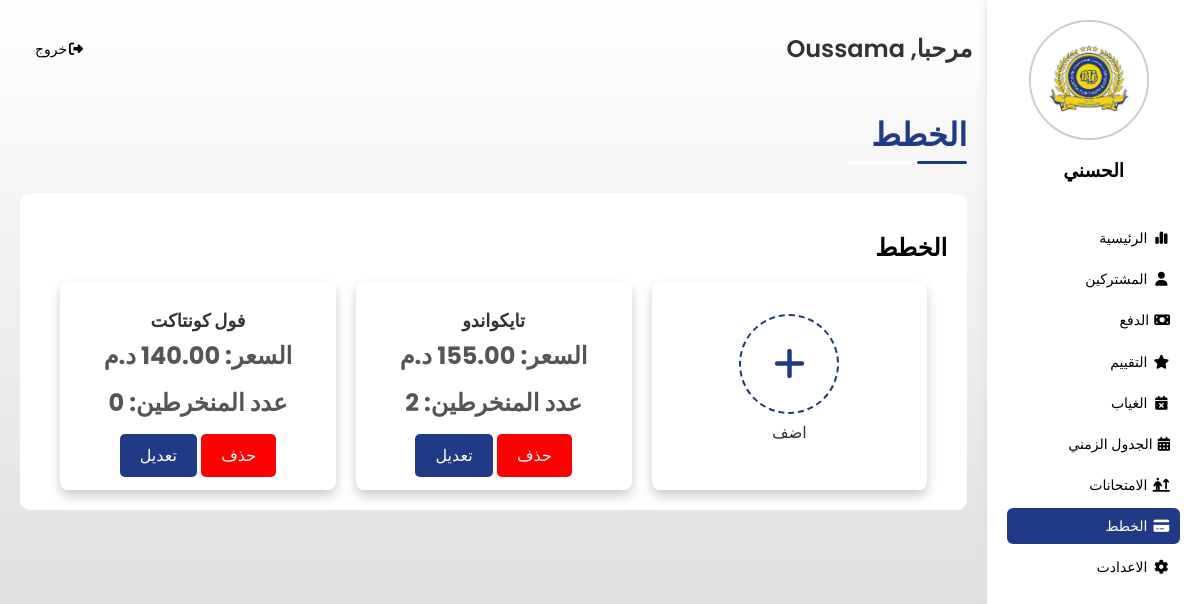
Page /assets/admin/plans.php (signed in) on the earlier database version.
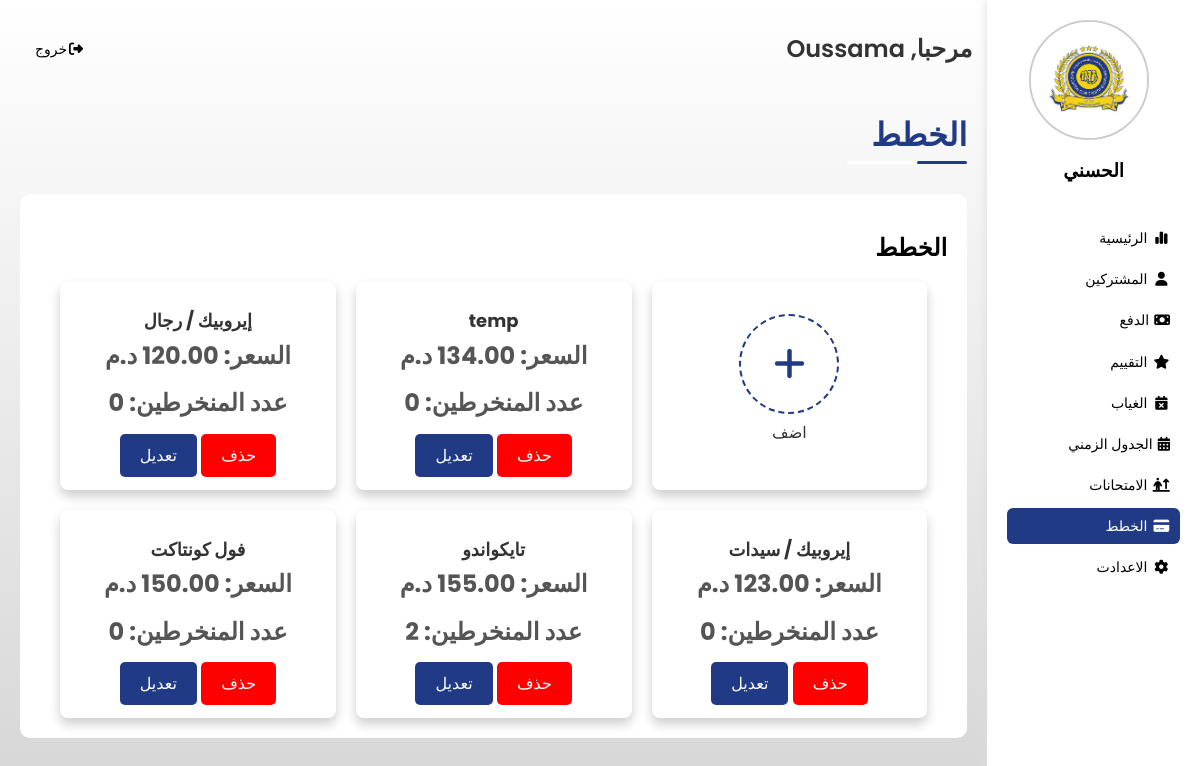
Same page on the later database version.
### tables this page shows
CREATE TABLE `plans` (
  `id` int(11) NOT NULL,
  `name` varchar(255) NOT NULL,
  `price` decimal(10,2) NOT NULL,
  `created_at` date NOT NULL DEFAULT current_timestamp(),
  `description` varchar(500) DEFAULT NULL,
  `assurance` decimal(10,2) DEFAULT NULL,
  `adherence` decimal(10,2) DEFAULT NULL
);

### assets/admin/plans.php (the view, shortened to what this page needs)
<!DOCTYPE html>
<?php
require '../php/db_connection.php';
$sql = "SELECT plans.*, COUNT(adherents.identifier) AS adherents_count
        FROM plans
        LEFT JOIN adherents ON adherents.type = plans.name
        GROUP BY plans.name";
$result = $conn->query($sql);
$plans = [];
if ($result->num_rows > 0)
    $plans = $result->fetch_all(MYSQLI_ASSOC);
?>
<html lang="en">
<head>
    <link rel="stylesheet" href="../css/framework.css">
    <link rel="stylesheet" href="../css/dashbord.css">
    <link rel="stylesheet" href="../css/normalize.css" />
    <link rel="stylesheet" href="../css/all.min.css" />
</head>
<body dir="rtl">
    <div class="page d-flex">
        <?php require 'sidebar.php'; ?>
        <div class="content w-full">
            <?php require 'header.php'; ?>
            <h1 class="p-relative">الخطط</h1>
            <div class="profile-container m-20 bg-fff rad-10">
                <div class="p-20 mb-20" dir="rtl">
                    <h2>الخطط</h2>
                    <div class="wrapper d-grid gap-20">
                        <div class="add-card cards rad-6 p-20 p-relative txt-c" id="add-button">
                            <div class="add-content">
                                <div class="circle-dashed">
                                    <i class="fa-solid fa-plus"></i>
                                </div>
                                <p class="mt-10 color-333">اضف</p>
                            </div>
                        </div>
                        <?php foreach ($plans as $plan) : ?>
                            <div class="cards rad-10 txt-c-mobile block-mobile">
                                <div class="card-content">
                                    <h3 class="mt-5"><?php echo htmlspecialchars($plan['name']); ?></h3>
                                    <p class="value">السعر: <?php echo htmlspecialchars($plan['price']); ?> د.م</p>
                                    <p class="value">عدد المنخرطين: <?php echo htmlspecialchars($plan['adherents_count']); ?></p>
                                    <div class="action-buttons">
                                        <a href="#" onclick="confirmDelete('<?php echo htmlspecialchars($plan['id']); ?>')" class="btn-shape bg-f00 p-10">حذف</a>
                                        <a href="#" onclick="openEditModal('<?php echo htmlspecialchars($plan['id']); ?>', '<?php echo htmlspecialchars($plan['price']); ?>', '<?php echo htmlspecialchars($plan['description']); ?>', '<?php echo htmlspecialchars($plan['assurance']); ?>', '<?php echo htmlspecialchars($plan['adherence']); ?>')" class="btn-shape bg-c-60 p-10">تعديل</a>
                                    </div>
                                </div>
                            </div>
                        <?php endforeach; ?>
                    </div>
                </div>
            </div>
        </div>
    </div>
</body>
</html>

### assets/admin/sidebar.php
<?php
$current_page = basename($_SERVER['PHP_SELF']);
require "../php/db_connection.php";
$sql = "SELECT logo, club_name from admin";
$res = $conn->query($sql);
$row = $res->fetch_assoc();
?>
<div class="sidebar bg-fff p-20 p-relative">
    <div class="profile-header">
        <img src="../images/<?php echo $row['logo'];?>" alt="Image de Profil" class="profile-image m-0 mr-10">
        <div class="profile-info">
            <h3 class="p-relative txt-c mt-0"><?php echo $row['club_name'];?></h3>
        </div>
    </div>
    <ul>
        <li>
            <a href="index.php" class="<?php echo $current_page == 'index.php' ? 'active' : ''; ?> d-flex align-c fs-14 color-000 rad-6 p-10">
                <i class="fa-solid fa-chart-simple fa-fw ml-5"></i>
                <span class="fs-14 ml-10">الرئيسية</span>
            </a>
        </li>
        <li>
            <a href="adherentes.php" class="<?php echo $current_page == 'adherentes.php' ? 'active' : ''; ?> d-flex align-c fs-14 color-000 rad-6 p-10">
                <i class="fa-solid fa-user fa-fw ml-10 ml-5"></i>
                <span class="fs-14 ml-10">المشتركين</span>
            </a>
        </li>
        <li>
            <a href="paiement.php" class="<?php echo $current_page == 'paiement.php' ? 'active' : ''; ?> d-flex align-c fs-14 color-000 rad-6 p-10">
                <i class="fa-solid fa-money-bill ml-5"></i>
                <span class="fs-14 ml-10">الدفع</span>
            </a>
        </li>
        <li>
            <a href="evaluation.php" class="<?php echo $current_page == 'evaluation.php' ? 'active' : ''; ?> d-flex align-c fs-14 color-000 rad-6 p-10">
                <i class="fa-solid fa-star fa-fw ml-5"></i>
                <span class="fs-14 ml-10">التقييم</span>
            </a>
        </li>
        <li>
            <a href="absence.php" class="<?php echo $current_page == 'absence.php' ? 'active' : ''; ?> d-flex align-c fs-14 color-000 rad-6 p-10">
                <i class="fa-solid fa-calendar-xmark fa-fw ml-5"></i>
                <span class="fs-14 ml-10">الغياب</span>
            </a>
        </li>
        <li>
            <a href="horaire.php" class="<?php echo $current_page == 'horaire.php' ? 'active' : ''; ?> d-flex align-c fs-14 color-000 rad-6 p-10">
                <i class="fa-solid fa-calendar-days ml-5"></i>
                <span class="fs-14 ml-10">الجدول الزمني</span>
            </a>
        </li>
        <li>
            <a href="exame.php" class="<?php echo $current_page == 'exame.php' ? 'active' : ''; ?> d-flex align-c fs-14 color-000 rad-6 p-10">
                <i class="fa-solid fa-person-arrow-up-from-line fa-fw ml-5"></i>
                <span class="fs-14 ml-10">الامتحانات</span>
            </a>
        </li>
        <li>
            <a href="plans.php" class="<?php echo $current_page == 'plans.php' ? 'active' : ''; ?> d-flex align-c fs-14 color-000 rad-6 p-10">
                <i class="fa-solid fa-credit-card fa-fw ml-5"></i>
                <span class="fs-14 ml-10">الخطط</span>
            </a>
        </li>
        <li>
            <a href="settings.php" class="<?php echo $current_page == 'settings.php' ? 'active' : ''; ?> d-flex align-c fs-14 color-000 rad-6 p-10">
                <i class="fa-solid fa-gear fa-fw ml-5"></i>
                <span class="fs-14 ml-10">الاعدادت</span>
            </a>
        </li>
    </ul>
</div>

### assets/admin/header.php (shortened to what this page needs)
<?php
$user_name = $_SESSION['user_name'];
?>
<div class="head p-15 between-flex" dir="rtl">
    <h2 class="welcomUser">مرحبا, <?php echo $user_name; ?></h2>
    <a href="../php/logout.php" class="active d-flex align-c fs-14 color-000 rad-6 p-10">
        <i class="fa-solid fa-right-from-bracket fa-fw"></i>
        <span class="fs-14 ml-10">خروج </span>
    </a>
</div>

### assets/css/framework.css (style rules this page uses)
:root { --color-60: #203a85; --color-60-Tr: #203a8580; --color-30: #fff; --color-10: #333333; --color-10-transparent: #3333331a; --color-second: #d6d6d6; --color-aaa: #aaa; --color-333: #333; --color-f8f9fa: #f8f9fa; --c-f00: #f00; }
.d-flex { display: flex; }
.align-c { align-items: center; }
.d-grid { display: grid; }
.gap-20 { gap: 20px; }
.p-10 { padding: 10px; }
.p-15 { padding: 15px; }
.p-20 { padding: 20px; }
.m-0 { margin: 0; }
.m-20 { margin: 20px; }
.mt-0 { margin-top: 0; }
.mt-5 { margin-top: 5px; }
.mt-10 { margin-top: 10px; }
.mr-10 { margin-right: 10px; }
.ml-10 { margin-left: 10px; }
.ml-5 { margin-left: 5px; }
.mb-20 { margin-bottom: 20px; }
.bg-fff { background-color: var(--color-30); }
.bg-c-60 { background-color: var(--color-60); }
.bg-f00 { background-color: var(--c-f00); }
.color-000 { color: var(--c-000); }
.color-333 { color: var(--color-10); }
.p-relative { position: relative; }
.txt-c { text-align: center; }
.fs-14 { font-size: 14px; }
.rad-6 { border-radius: 6px; -webkit-border-radius: 6px; -moz-border-radius: 6px; -ms-border-radius: 6px; -o-border-radius: 6px; }
.rad-10 { border-radius: 10px; -webkit-border-radius: 10px; -moz-border-radius: 10px; -ms-border-radius: 10px; -o-border-radius: 10px; }
.w-full { width: 100%; }
.between-flex { display: flex; align-items: center; justify-content: space-between; }

### assets/css/dashbord.css (style rules this page uses)
:root { --color-60: #203a85; --color-60-Tr: #203a8580; --color-30: #fff; --color-10: #333333; --color-10-transparent: #3333331a; --color-second: #d6d6d6; --color-aaa: #aaa; --color-333: #333; --c-fff: #fff; --c-f00: #f00; }
* { box-sizing: border-box; }
body { margin: 0; font-family: 'Poppins', 'Work Sans', sans-serif; }
a { text-decoration: none; color: var(--c-fff); }
.content { overflow: hidden; }
.page { background-image: linear-gradient(180deg, var(--color-30) 0%, var(--color-second) 100%); min-height: 100vh; width: 100%; }
ul { list-style: none; padding: 0; }
.sidebar { width: 250px; box-shadow: 0 0 10px #ddd; }
.sidebar ul li a { transition: .3s; -webkit-transition: .3s; -moz-transition: .3s; -ms-transition: .3s; -o-transition: .3s; margin-bottom: 5px; }
.sidebar ul li a:hover, .sidebar ul li a.active { background-color: var(--color-60); color: var(--color-30); }
.page .head { position: relative; }
.page .head .welcomUser { font-weight: 600; color: var(--color-10); }
.page h1 { margin: 20px 20px 40px; color: var(--color-60); }
.page h1::before, .page h1::after { content: ""; height: 3px; position: absolute; bottom: -10px; right: 0; border-radius: 10px; -webkit-border-radius: 10px; -moz-border-radius: 10px; -ms-border-radius: 10px; -o-border-radius: 10px; }
.page h1::before { background-color: var(--color-30); width: 120px; }
.page h1::after { background-color: var(--color-60); width: 50px; }
.wrapper { grid-template-columns: repeat(auto-fill, minmax(250px, 1fr)); margin: 0 20px; }
.cards { background-color: var(--color-30); box-shadow: 0 6px 12px rgba(0, 0, 0, 0.2); border-radius: 0.5rem; padding: 2rem; display: flex; flex-direction: column; align-items: center; justify-content: center; transition: transform 0.3s, box-shadow 0.3s; cursor: pointer; -webkit-transition: transform 0.3s, box-shadow 0.3s; -moz-transition: transform 0.3s, box-shadow 0.3s; -ms-transition: transform 0.3s, box-shadow 0.3s; -o-transition: transform 0.3s, box-shadow 0.3s; -webkit-border-radius: 0.5rem; -moz-border-radius: 0.5rem; -ms-border-radius: 0.5rem; -o-border-radius: 0.5rem; height: 208.391px; }
.card-content { display: flex; flex-direction: column; align-items: center; }
.cards h3 { margin: 5px 0 0 0; font-size: 18px; color: #333; }
.value { font-size: 24px; font-weight: bold; margin: 10px 0; color: #555; }
.btn-shape { padding: 10px 20px; border: none; border-radius: 5px; cursor: pointer; }
.profile-header { display: flex; align-items: center; margin-bottom: 20px; gap: 20px; }
.profile-image { width: 120px; height: 120px; border-radius: 50%; border: 2px solid #ccc; object-fit: cover; }
.add-card { display: flex; align-items: center; justify-content: center; cursor: pointer; }
.add-card .circle-dashed { width: 100px; height: 100px; border: 2px dashed var(--color-60); border-radius: 50%; display: flex; align-items: center; justify-content: center; font-size: 36px; color: var(--color-60); }
.action-buttons { text-align: center; margin-top: 20px; }
.profile-header { display: flex; flex-direction: column; align-items: center; margin-bottom: 20px; gap: 20px; }

Differences in the rows shown:
added plans: name "temp", adherents_count "0"
added plans: name "إيروبيك / رجال", adherents_count "0"
added plans: name "إيروبيك / سيدات", adherents_count "0"
changed plans "فول كونتاكت": price "140.00" → (not shown)
